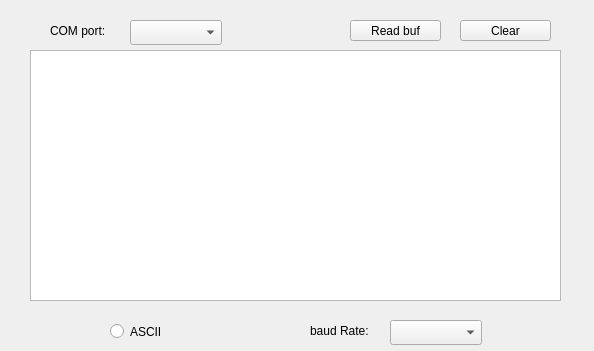
<?xml version="1.0" encoding="UTF-8"?>
<ui version="4.0">
 <class>UartRecvMainW</class>
 <widget class="QMainWindow" name="UartRecvMainW">
  <property name="geometry">
   <rect>
    <x>0</x>
    <y>0</y>
    <width>594</width>
    <height>351</height>
   </rect>
  </property>
  <property name="windowTitle">
   <string>MainWindow</string>
  </property>
  <widget class="QWidget" name="centralwidget">
   <widget class="QTextEdit" name="panelText">
    <property name="geometry">
     <rect>
      <x>30</x>
      <y>50</y>
      <width>531</width>
      <height>251</height>
     </rect>
    </property>
   </widget>
   <widget class="QPushButton" name="buttonclear">
    <property name="geometry">
     <rect>
      <x>460</x>
      <y>20</y>
      <width>91</width>
      <height>21</height>
     </rect>
    </property>
    <property name="text">
     <string>Clear</string>
    </property>
   </widget>
   <widget class="QPushButton" name="pushButton">
    <property name="geometry">
     <rect>
      <x>350</x>
      <y>20</y>
      <width>91</width>
      <height>21</height>
     </rect>
    </property>
    <property name="text">
     <string>Read buf</string>
    </property>
   </widget>
   <widget class="QComboBox" name="comportCombox">
    <property name="geometry">
     <rect>
      <x>130</x>
      <y>20</y>
      <width>92</width>
      <height>25</height>
     </rect>
    </property>
   </widget>
   <widget class="QLabel" name="comportLabel">
    <property name="geometry">
     <rect>
      <x>50</x>
      <y>20</y>
      <width>81</width>
      <height>21</height>
     </rect>
    </property>
    <property name="text">
     <string>COM port:</string>
    </property>
   </widget>
   <widget class="QRadioButton" name="ASCIIButton">
    <property name="geometry">
     <rect>
      <x>110</x>
      <y>320</y>
      <width>119</width>
      <height>23</height>
     </rect>
    </property>
    <property name="text">
     <string>ASCII</string>
    </property>
   </widget>
   <widget class="QComboBox" name="baudCombox">
    <property name="geometry">
     <rect>
      <x>390</x>
      <y>320</y>
      <width>92</width>
      <height>25</height>
     </rect>
    </property>
   </widget>
   <widget class="QLabel" name="baudLabel">
    <property name="geometry">
     <rect>
      <x>310</x>
      <y>320</y>
      <width>81</width>
      <height>21</height>
     </rect>
    </property>
    <property name="text">
     <string>baud Rate:</string>
    </property>
   </widget>
  </widget>
 </widget>
 <resources/>
 <connections>
  <connection>
   <sender>buttonclear</sender>
   <signal>clicked()</signal>
   <receiver>panelText</receiver>
   <slot>clear()</slot>
   <hints>
    <hint type="sourcelabel">
     <x>449</x>
     <y>52</y>
    </hint>
    <hint type="destinationlabel">
     <x>449</x>
     <y>74</y>
    </hint>
   </hints>
  </connection>
 </connections>
</ui>
